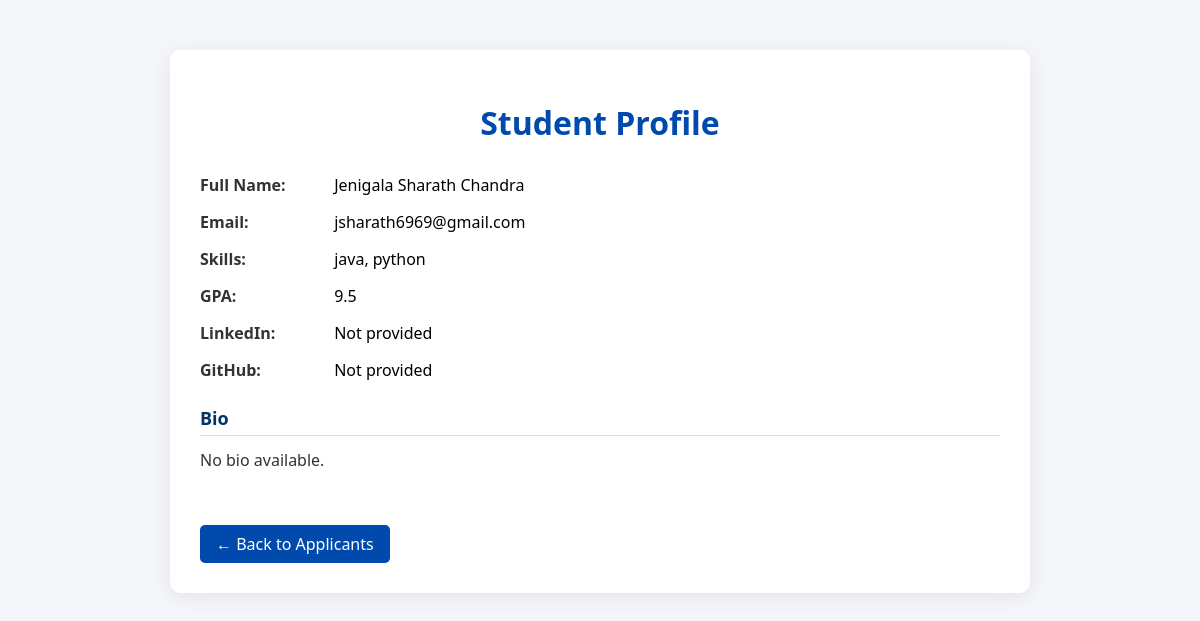
Page /company/company/student-profile/1/ on the committed database.
### accounts/models.py (models this page shows, shortened)
class Student(models.Model):
    user = models.OneToOneField(User, on_delete=models.CASCADE)
    name = models.CharField(max_length=255)
    skills = models.CharField(max_length=255, blank=True)
    gpa = models.FloatField(null=True, blank=True)
    linkedin = models.URLField(blank=True)
    github = models.URLField(blank=True)
    bio = models.TextField(blank=True)
    achievements = models.TextField(blank=True)       # ✅ new
    projects = models.TextField(blank=True)           # ✅ new
    certifications = models.TextField(blank=True)     # ✅ new

class User(AbstractUser):
    USER_ROLES = (
        ('student', 'Student'),
        ('recruiter', 'Company Recruiter'),
        ('coordinator', 'Placement Coordinator'),
        ('admin', 'Admin'),
    )
    role = models.CharField(max_length=20, choices=USER_ROLES)
    class Meta:
        swappable = 'AUTH_USER_MODEL'

### companies/views.py (the view)
# urls.py: path('company/student-profile/<int:student_id>/', recruiter_student_profile, name='recruiter_student_profile'),
def recruiter_student_profile(request, student_id):
    student = get_object_or_404(Student, id=student_id)
    achievements_list = student.achievements.split('\n') if student.achievements else []
    projects_list = student.projects.split('\n') if student.projects else []
    certifications_list = student.certifications.split('\n') if student.certifications else []
    return render(request, 'company/student_profile.html', {
        'student': student,
        'achievements_list': achievements_list,
        'projects_list': projects_list,
        'certifications_list': certifications_list,
    })

### templates/company/student_profile.html (shortened to what this page needs)
{% load static %}
<!DOCTYPE html>
<html lang="en">
<head>
  <link rel="stylesheet" href="{% static 'css/view_applicants.css' %}">
</head>
<body>
  <div class="container">
    <h1>Student Profile</h1>
    <div class="info"><strong>Full Name:</strong> {{ student.name }}</div>
    <div class="info"><strong>Email:</strong> {{ student.user.email }}</div>
    <div class="info"><strong>Skills:</strong> {{ student.skills|default:"Not provided" }}</div>
    <div class="info"><strong>GPA:</strong> {{ student.gpa|default:"Not provided" }}</div>
    <div class="info"><strong>LinkedIn:</strong>
      {% if student.linkedin %}
        <a href="{{ student.linkedin }}" target="_blank" class="profile-link">{{ student.linkedin }}</a>
      {% else %}
        Not provided
      {% endif %}
    </div>
    <div class="info"><strong>GitHub:</strong>
      {% if student.github %}
        <a href="{{ student.github }}" target="_blank" class="profile-link">{{ student.github }}</a>
      {% else %}
        Not provided
      {% endif %}
    </div>
    <div class="section-title">Bio</div>
    <p class="paragraph-text">
      {{ student.bio|linebreaksbr|default:"No bio available." }}
    </p>
    <a href="{% url 'view_applicants' %}" class="back-btn">← Back to Applicants</a>
  </div>
</body>
</html>

### static/css/view_applicants.css (style rules this page uses)
body { margin: 0; font-family: 'Segoe UI', sans-serif; background-color: #f4f7fc; }

### templates/company/student_profile.html (style rules this page uses)
body { font-family: 'Segoe UI', sans-serif; background-color: #f4f6f9; margin: 0; padding: 0; }
.container { max-width: 800px; margin: 50px auto; background-color: white; padding: 30px; border-radius: 10px; box-shadow: 0 4px 20px rgba(0, 0, 0, 0.08); }
h1 { text-align: center; color: #004aad; margin-bottom: 30px; }
.info { margin-bottom: 15px; }
.info strong { display: inline-block; width: 130px; color: #333; vertical-align: top; }
.back-btn { display: inline-block; margin-top: 30px; padding: 8px 16px; background-color: #004aad; color: white; text-decoration: none; border-radius: 5px; }
.section-title { margin: 25px 0 10px 0; font-weight: bold; color: #003366; border-bottom: 1px solid #ddd; padding-bottom: 5px; font-size: 18px; }
.paragraph-text { line-height: 1.8; margin: 0 0 20px 0; color: #333; }

### rows in the picture
Student: name "Jenigala Sharath Chandra", user.email "jsharath6969@gmail.com", skills "java, python", gpa "9.5", bio "No bio available."
